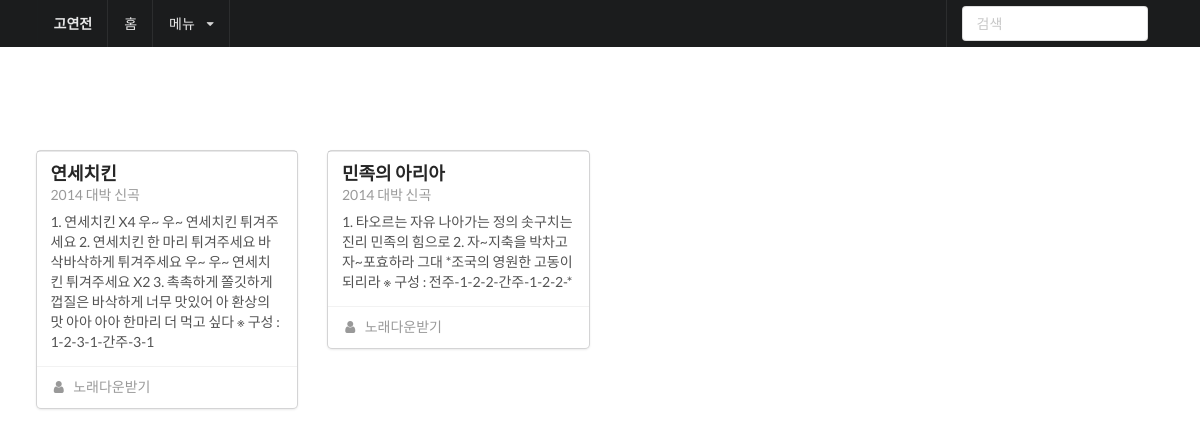
Page /song on the committed database.
### hci/models.py (models this page shows, shortened)
class CheerioSong(models.Model) :
    title = models.CharField(max_length=200)
    content = models.TextField()
    song_url = models.CharField(max_length=512)

### hci/views.py (the view)
# urls.py: url(r'^song$', views.song_list, name='song_list'),
def song_list(request) :
    songs = CheerioSong.objects.all()
    return render(request,'hci/song_list.html',{'songs': songs})

### hci/templates/hci/song_list.html (shortened to what this page needs)
{% extends 'hci/base.html' %}
{% load staticfiles %}
{% block content %}
    <div class="ui four column doubling stackable grid container">
        {% for song in songs %}
            <div class="column">
                <div class="ui card">
                    <div class="content">
                        <a class="header"> {{ song.title }}</a>
                        <div class="meta">
                            <span class="date">2014 대박 신곡</span>
                        </div>
                        <div class="description">
                            {{ song.content }}
                        </div>
                    </div>
                    <div class="extra content">
                        <i class="user icon"></i>
                        <a href="{{ song.song_url }}">노래다운받기</a>
                    </div>
                </div>
            </div>
        {% endfor %}
{% endblock %}

### hci/static/container.css (style rules this page uses)
.ui.four.container { margin-top: 7em; }
.ui.container { display: block; max-width: 100% !important; }
@media only screen and (min-width: 1200px) { .ui.container { width: 1127px; margin-left: auto !important; margin-right: auto !important; } }
@media only screen and (min-width: 1200px) { .ui.grid.container { width: calc(1127px + 2rem) !important; } }

### rows in the picture
CheerioSong: title "연세치킨", content "1. 연세치킨 X4 우~ 우~ 연세치킨 튀겨주세요 2. 연세치킨 한 마리 튀겨주세요 바삭바삭하게 튀겨주세요 우~ 우~ 연세치킨 튀겨주세요 X2 3. 촉촉하게 쫄깃하게 껍질은 바삭하게 너무 맛있어 아 환상의 맛 아아 아아 한마리 더 먹고 싶다 ※ 구성 : 1-2-3-1-간주-3-1"
CheerioSong: title "민족의 아리아", content "1. 타오르는 자유 나아가는 정의 솟구치는 진리 민족의 힘으로 2. 자~지축을 박차고 자~포효하라 그대 *조국의 영원한 고동이 되리라 ※ 구성 : 전주-1-2-2-간주-1-2-2-*"
